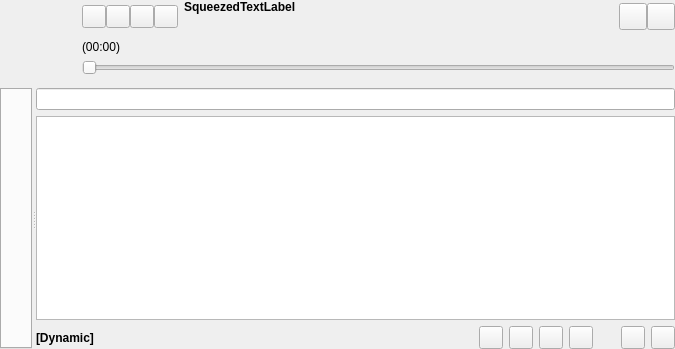
<?xml version="1.0" encoding="UTF-8"?>
<ui version="4.0">
 <class>MainWindow</class>
 <widget class="QWidget" name="MainWindow">
  <property name="geometry">
   <rect>
    <x>0</x>
    <y>0</y>
    <width>675</width>
    <height>349</height>
   </rect>
  </property>
  <property name="windowTitle">
   <string>Form</string>
  </property>
  <layout class="QGridLayout" name="gridLayout_2">
   <property name="margin">
    <number>0</number>
   </property>
   <item row="0" column="0" rowspan="3">
    <widget class="CoverWidget" name="coverWidget">
     <property name="sizePolicy">
      <sizepolicy hsizetype="Fixed" vsizetype="Fixed">
       <horstretch>0</horstretch>
       <verstretch>0</verstretch>
      </sizepolicy>
     </property>
     <property name="minimumSize">
      <size>
       <width>76</width>
       <height>76</height>
      </size>
     </property>
     <property name="maximumSize">
      <size>
       <width>76</width>
       <height>76</height>
      </size>
     </property>
    </widget>
   </item>
   <item row="0" column="1">
    <layout class="QHBoxLayout" name="horizontalLayout">
     <property name="spacing">
      <number>0</number>
     </property>
     <item>
      <widget class="QToolButton" name="prevTrackButton"/>
     </item>
     <item>
      <widget class="QToolButton" name="playPauseTrackButton"/>
     </item>
     <item>
      <widget class="QToolButton" name="stopTrackButton"/>
     </item>
     <item>
      <widget class="QToolButton" name="nextTrackButton"/>
     </item>
    </layout>
   </item>
   <item row="0" column="2">
    <layout class="QVBoxLayout" name="verticalLayout_2">
     <item>
      <widget class="SqueezedTextLabel" name="trackLabel">
       <property name="sizePolicy">
        <sizepolicy hsizetype="MinimumExpanding" vsizetype="Fixed">
         <horstretch>0</horstretch>
         <verstretch>0</verstretch>
        </sizepolicy>
       </property>
       <property name="minimumSize">
        <size>
         <width>128</width>
         <height>0</height>
        </size>
       </property>
       <property name="font">
        <font>
         <weight>75</weight>
         <bold>true</bold>
        </font>
       </property>
       <property name="text">
        <string>SqueezedTextLabel</string>
       </property>
      </widget>
     </item>
     <item>
      <widget class="SqueezedTextLabel" name="artistLabel"/>
     </item>
    </layout>
   </item>
   <item row="0" column="3">
    <layout class="QHBoxLayout" name="horizontalLayout_3">
     <property name="spacing">
      <number>0</number>
     </property>
     <item>
      <widget class="QToolButton" name="volumeButton">
       <property name="iconSize">
        <size>
         <width>20</width>
         <height>20</height>
        </size>
       </property>
      </widget>
     </item>
     <item>
      <widget class="QToolButton" name="menuButton">
       <property name="iconSize">
        <size>
         <width>20</width>
         <height>20</height>
        </size>
       </property>
      </widget>
     </item>
    </layout>
   </item>
   <item row="1" column="1" colspan="3">
    <widget class="SqueezedTextLabel" name="songTimeElapsedLabel">
     <property name="sizePolicy">
      <sizepolicy hsizetype="Preferred" vsizetype="Fixed">
       <horstretch>0</horstretch>
       <verstretch>0</verstretch>
      </sizepolicy>
     </property>
     <property name="text">
      <string>(00:00)</string>
     </property>
    </widget>
   </item>
   <item row="2" column="1" colspan="3">
    <widget class="TimeSlider" name="positionSlider">
     <property name="pageStep">
      <number>0</number>
     </property>
     <property name="orientation">
      <enum>Qt::Horizontal</enum>
     </property>
    </widget>
   </item>
   <item row="3" column="0" colspan="4">
    <widget class="MessageWidget" name="messageWidget">
     <property name="frameShape">
      <enum>QFrame::StyledPanel</enum>
     </property>
     <property name="frameShadow">
      <enum>QFrame::Raised</enum>
     </property>
    </widget>
   </item>
   <item row="4" column="0" colspan="4">
    <widget class="AutohidingSplitter" name="splitter">
     <property name="enabled">
      <bool>true</bool>
     </property>
     <property name="sizePolicy">
      <sizepolicy hsizetype="MinimumExpanding" vsizetype="MinimumExpanding">
       <horstretch>0</horstretch>
       <verstretch>0</verstretch>
      </sizepolicy>
     </property>
     <property name="orientation">
      <enum>Qt::Horizontal</enum>
     </property>
     <widget class="FancyTabWidget" name="tabWidget">
      <property name="minimumSize">
       <size>
        <width>32</width>
        <height>32</height>
       </size>
      </property>
     </widget>
     <widget class="QWidget" name="groupBox_3">
      <property name="sizePolicy">
       <sizepolicy hsizetype="Expanding" vsizetype="Expanding">
        <horstretch>2</horstretch>
        <verstretch>0</verstretch>
       </sizepolicy>
      </property>
      <layout class="QGridLayout" name="gridLayout">
       <property name="margin">
        <number>0</number>
       </property>
       <item row="0" column="0" colspan="10">
        <widget class="LineEdit" name="searchPlayQueueLineEdit"/>
       </item>
       <item row="1" column="0" colspan="10">
        <widget class="PlayQueueView" name="playQueue"/>
       </item>
       <item row="2" column="0">
        <widget class="QLabel" name="dynamicLabel">
         <property name="text">
          <string>[Dynamic]</string>
         </property>
         <property name="font">
          <font>
           <weight>75</weight>
           <bold>true</bold>
          </font>
         </property>
        </widget>
       </item>
       <item row="2" column="1">
        <widget class="SqueezedTextLabel" name="playQueueStatsLabel"/>
       </item>
       <item row="2" column="2">
        <spacer>
         <property name="orientation">
          <enum>Qt::Horizontal</enum>
         </property>
         <property name="sizeHint" stdset="0">
          <size>
           <width>6</width>
           <height>21</height>
          </size>
         </property>
        </spacer>
       </item>
       <item row="2" column="3">
        <widget class="QToolButton" name="repeatPushButton">
         <property name="checkable">
          <bool>true</bool>
         </property>
         <property name="checked">
          <bool>false</bool>
         </property>
        </widget>
       </item>
       <item row="2" column="4">
        <widget class="QToolButton" name="singlePushButton">
         <property name="checkable">
          <bool>true</bool>
         </property>
         <property name="checked">
          <bool>false</bool>
         </property>
        </widget>
       </item>
       <item row="2" column="5">
        <widget class="QToolButton" name="randomPushButton">
         <property name="checkable">
          <bool>true</bool>
         </property>
        </widget>
       </item>
       <item row="2" column="7">
        <spacer name="horizontalSpacer_4">
         <property name="orientation">
          <enum>Qt::Horizontal</enum>
         </property>
         <property name="sizeType">
          <enum>QSizePolicy::Fixed</enum>
         </property>
         <property name="sizeHint" stdset="0">
          <size>
           <width>16</width>
           <height>16</height>
          </size>
         </property>
        </spacer>
       </item>
       <item row="2" column="8">
        <widget class="QToolButton" name="savePlayQueuePushButton"/>
       </item>
       <item row="2" column="9">
        <widget class="QToolButton" name="removeAllFromPlayQueuePushButton"/>
       </item>
       <item row="2" column="6">
        <widget class="QToolButton" name="consumePushButton"/>
       </item>
      </layout>
     </widget>
    </widget>
   </item>
  </layout>
 </widget>
 <customwidgets>
  <customwidget>
   <class>SqueezedTextLabel</class>
   <extends>QLabel</extends>
   <header>squeezedtextlabel.h</header>
  </customwidget>
  <customwidget>
   <class>LineEdit</class>
   <extends>QLineEdit</extends>
   <header>lineedit.h</header>
  </customwidget>
  <customwidget>
   <class>PlayQueueView</class>
   <extends>QTreeView</extends>
   <header>playqueueview.h</header>
  </customwidget>
  <customwidget>
   <class>TimeSlider</class>
   <extends>QSlider</extends>
   <header>timeslider.h</header>
  </customwidget>
  <customwidget>
   <class>FancyTabWidget</class>
   <extends>QTabWidget</extends>
   <header>fancytabwidget.h</header>
   <container>1</container>
  </customwidget>
  <customwidget>
   <class>MessageWidget</class>
   <extends>QFrame</extends>
   <header>messagewidget.h</header>
   <container>1</container>
  </customwidget>
  <customwidget>
   <class>AutohidingSplitter</class>
   <extends>QSplitter</extends>
   <header>autohidingsplitter.h</header>
   <container>1</container>
  </customwidget>
  <customwidget>
   <class>CoverWidget</class>
   <extends>QLabel</extends>
   <header>coverwidget.h</header>
  </customwidget>
 </customwidgets>
 <resources/>
 <connections/>
</ui>
